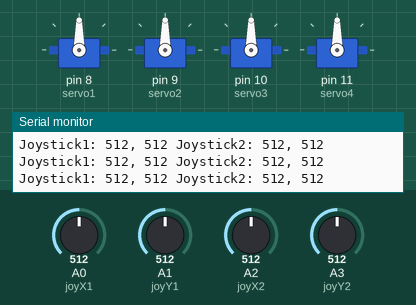
Recording of a sketch running on a simulated Arduino Uno, built with avr-gcc and run on an emulated ATmega328P. On the bench: 4 × servo, the last lines printed to the serial monitor. Inputs (shaded band) come from the test bench; at power-on: A0 (joyX1) = 512, A1 (joyY1) = 512, A2 (joyX2) = 512, A3 (joyY2) = 512.

Above: at 1.2 s.
1.3 s: A0 (joyX1) set to 107
At 2.5 s:
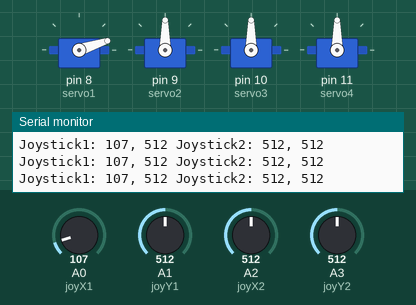
2.8 s: A0 (joyX1) set to 93
At 3.5 s:
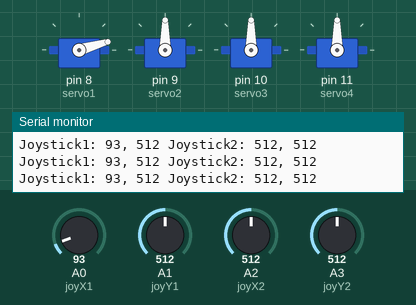
5.8 s: A1 (joyY1) set to 105
At 6.8 s:
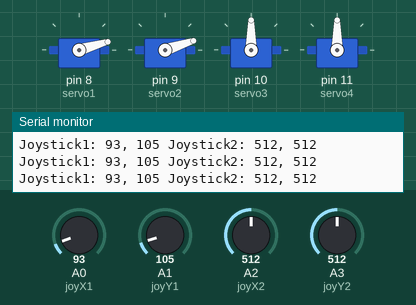
7.3 s: A1 (joyY1) set to 95
At 8.1 s:
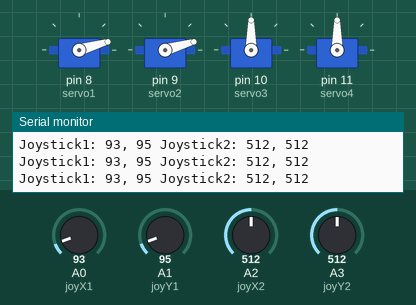
8.8 s: A2 (joyX2) set to 105
At 9.3 s:
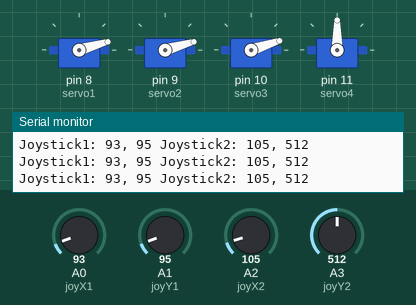
10.3 s: A2 (joyX2) set to 88
At 11.6 s:
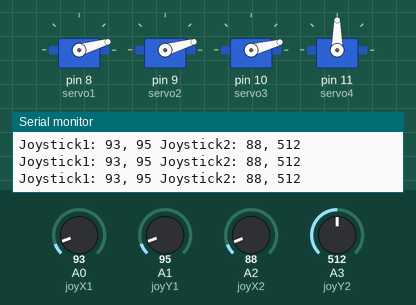
Timing chart, 0 to 13.3 s (numbered marks = the images above; inputs shaded):
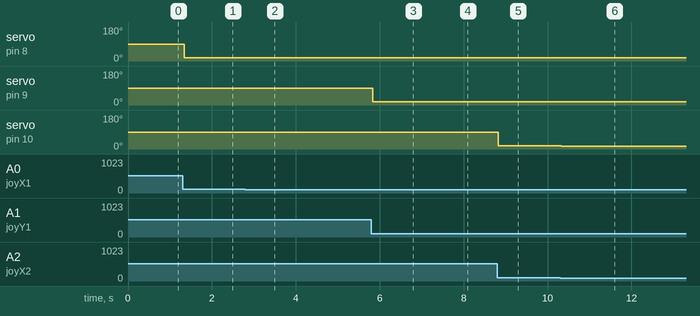

Measured:
- after the input at 1.3 s, servo on pin 8 (servo1): 90° → 18° at once
- after the input at 2.8 s, servo on pin 8 (servo1): 18° → 16° at once
- after the input at 5.8 s, servo on pin 9 (servo2): 90° → 18° at once
- after the input at 7.3 s, servo on pin 9 (servo2): 18° → 16° at once
- after the input at 8.8 s, servo on pin 10 (servo3): 90° → 18° at once
- after the input at 10.3 s, servo on pin 10 (servo3): 18° → 15° at once

The sketch:

robot_arm_klar.ino
```cpp
// Library till servo
#include <Servo.h>

// Definera inputs för joysticks
#define joyX1 A0
#define joyY1 A1
#define joyX2 A2
#define joyY2 A3

// Variabel för joystick värden
int xValue1, yValue1, xValue2, yValue2;

// Initial servo positions
int initial_position1 = 90;
int initial_position2 = 90;
int initial_position3 = 90;
int initial_position4 = 90;

// Skapa servo objekt
Servo servo1;
Servo servo2;
Servo servo3;
Servo servo4;

void setup() {
  // Setup för debugging i serial moniter
  Serial.begin(9600);

  // Sätter servon till den korresponderande pin:en
  servo1.attach(8);
  servo2.attach(9);
  servo3.attach(10);
  servo4.attach(11);

  // Sätter start position
  servo1.write(initial_position1);
  servo2.write(initial_position2);
  servo3.write(initial_position3);
  servo4.write(initial_position4);

  // Sätter joysticks som input
  pinMode(joyX1, INPUT);
  pinMode(joyY1, INPUT);
  pinMode(joyX2, INPUT);
  pinMode(joyY2, INPUT);
}

void loop() {
  // Läser joysticks värden
  xValue1 = analogRead(joyX1);
  yValue1 = analogRead(joyY1);
  xValue2 = analogRead(joyX2);
  yValue2 = analogRead(joyY2);

  // Konverterar joystick värden till en grad på servon
  int xAngle1 = map(xValue1, 0, 1023, 0, 180);
  int yAngle1 = map(yValue1, 0, 1023, 0, 180);
  int xAngle2 = map(xValue2, 0, 1023, 0, 180);
  int yAngle2 = map(yValue2, 0, 1023, 0, 180);

  // Röra servon till den nya positionen
  servo1.write(xAngle1);
  servo2.write(yAngle1);
  servo3.write(xAngle2);
  servo4.write(yAngle2);

  // Serial monitor kod för debugging
  Serial.print("Joystick1: ");
  Serial.print(xValue1);
  Serial.print(", ");
  Serial.print(yValue1);
  Serial.print(" Joystick2: ");
  Serial.print(xValue2);
  Serial.print(", ");
  Serial.println(yValue2);
}
```
